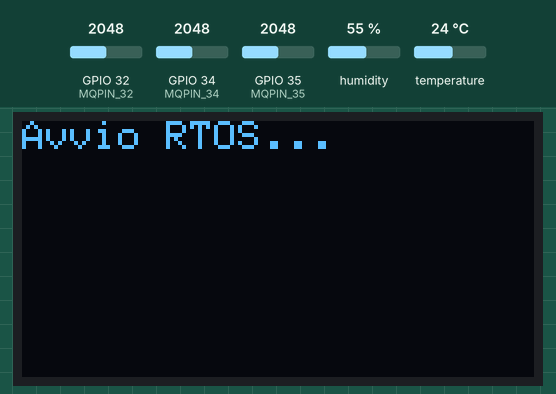
A sketch run on a simulated ESP32. On the bench: 128×64 one-colour display. The inputs (shaded band) are chosen by the test bench; at power-on: GPIO 32 (MQPIN_32) = 2048, GPIO 34 (MQPIN_34) = 2048, GPIO 35 (MQPIN_35) = 2048, humidity 55 %, temperature 24 °C (analog values on the 0–4095 scale). Storage starts empty; what the sketch prints to the serial monitor is not drawn.

Above: at 1.1 s.
At 5.4 s:
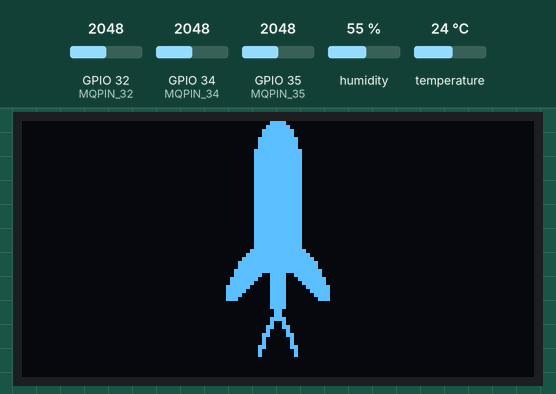
At 9.09 s:
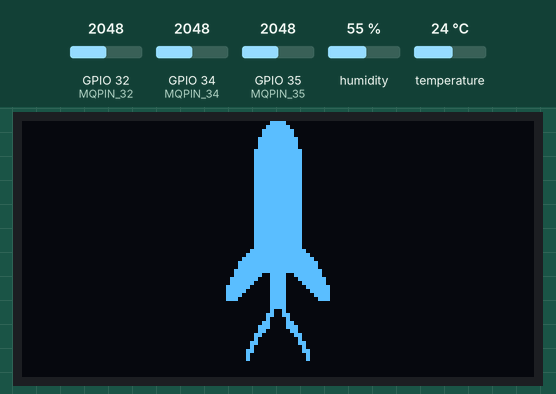
At 17.3 s:
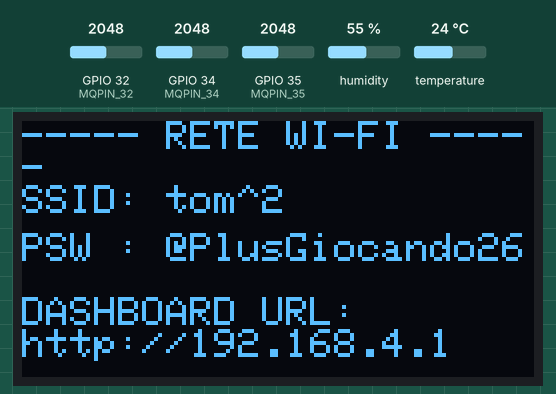

The sketch:

salvataggio_dati.ino
```cpp
#include "FS.h"
#include "SD.h"
#include "SPI.h"
#include "DHT.h"
#include <WiFi.h>
#include <WebServer.h>
#include <Wire.h>
#include <Adafruit_GFX.h>
#include <Adafruit_SSD1306.h>

// --- Configurazione Display OLED GME12864 (I2C) ---
#define SCREEN_WIDTH 128
#define SCREEN_HEIGHT 64
#define OLED_RESET     -1
#define SCREEN_ADDRESS 0x3C
Adafruit_SSD1306 display(SCREEN_WIDTH, SCREEN_HEIGHT, &Wire, OLED_RESET);

// --- Frame Animazione Razzo ---
const unsigned char PROGMEM rocket_frame1[] = {
  0x00, 0x03, 0xc0, 0x00, 0x00, 0x07, 0xe0, 0x00, 0x00, 0x0f, 0xf0, 0x00, 0x00, 0x0f, 0xf0, 0x00,
  0x00, 0x1f, 0xf8, 0x00, 0x00, 0x1f, 0xf8, 0x00, 0x00, 0x1f, 0xf8, 0x00, 0x00, 0x3f, 0xfc, 0x00,
  0x00, 0x3f, 0xfc, 0x00, 0x00, 0x3f, 0xfc, 0x00, 0x00, 0x3f, 0xfc, 0x00, 0x00, 0x3f, 0xfc, 0x00,
  0x00, 0x3f, 0xfc, 0x00, 0x00, 0x3f, 0xfc, 0x00, 0x00, 0x3f, 0xfc, 0x00, 0x00, 0x3f, 0xfc, 0x00,
  0x00, 0x3f, 0xfc, 0x00, 0x00, 0x3f, 0xfc, 0x00, 0x00, 0x3f, 0xfc, 0x00, 0x00, 0x3f, 0xfc, 0x00,
  0x00, 0x3f, 0xfc, 0x00, 0x00, 0x3f, 0xfc, 0x00, 0x00, 0x3f, 0xfc, 0x00, 0x00, 0x3f, 0xfc, 0x00,
  0x00, 0x3f, 0xfc, 0x00, 0x00, 0x3f, 0xfc, 0x00, 0x00, 0x3f, 0xfc, 0x00, 0x00, 0x3f, 0xfc, 0x00,
  0x00, 0x3f, 0xfc, 0x00, 0x00, 0x3f, 0xfc, 0x00, 0x00, 0x3f, 0xfc, 0x00, 0x00, 0x3f, 0xfc, 0x00,
  0x00, 0x7f, 0xfe, 0x00, 0x00, 0xff, 0xff, 0x00, 0x01, 0xff, 0xff, 0x80, 0x03, 0xff, 0xff, 0xc0,
  0x03, 0xff, 0xff, 0xc0, 0x07, 0xff, 0xff, 0xe0, 0x07, 0xf3, 0xcf, 0xe0, 0x0f, 0xe3, 0xc7, 0xf0,
  0x0f, 0xc3, 0xc3, 0xf0, 0x1f, 0x83, 0xc1, 0xf8, 0x1f, 0x03, 0xc0, 0xf8, 0x1e, 0x03, 0xc0, 0x78,
  0x1c, 0x03, 0xc0, 0x38, 0x00, 0x03, 0xc0, 0x00, 0x00, 0x03, 0xc0, 0x00, 0x00, 0x01, 0x80, 0x00,
  0x00, 0x01, 0x80, 0x00, 0x00, 0x03, 0xc0, 0x00, 0x00, 0x02, 0x40, 0x00, 0x00, 0x06, 0x60, 0x00,
  0x00, 0x04, 0x20, 0x00, 0x00, 0x0c, 0x30, 0x00, 0x00, 0x08, 0x10, 0x00, 0x00, 0x08, 0x10, 0x00,
  0x00, 0x18, 0x18, 0x00, 0x00, 0x10, 0x08, 0x00, 0x00, 0x10, 0x08, 0x00, 0x00, 0x00, 0x00, 0x00,
  0x00, 0x00, 0x00, 0x00, 0x00, 0x00, 0x00, 0x00, 0x00, 0x00, 0x00, 0x00, 0x00, 0x00, 0x00, 0x00
};

const unsigned char PROGMEM rocket_frame2[] = {
  0x00, 0x03, 0xc0, 0x00, 0x00, 0x07, 0xe0, 0x00, 0x00, 0x0f, 0xf0, 0x00, 0x00, 0x0f, 0xf0, 0x00,
  0x00, 0x1f, 0xf8, 0x00, 0x00, 0x1f, 0xf8, 0x00, 0x00, 0x1f, 0xf8, 0x00, 0x00, 0x3f, 0xfc, 0x00,
  0x00, 0x3f, 0xfc, 0x00, 0x00, 0x3f, 0xfc, 0x00, 0x00, 0x3f, 0xfc, 0x00, 0x00, 0x3f, 0xfc, 0x00,
  0x00, 0x3f, 0xfc, 0x00, 0x00, 0x3f, 0xfc, 0x00, 0x00, 0x3f, 0xfc, 0x00, 0x00, 0x3f, 0xfc, 0x00,
  0x00, 0x3f, 0xfc, 0x00, 0x00, 0x3f, 0xfc, 0x00, 0x00, 0x3f, 0xfc, 0x00, 0x00, 0x3f, 0xfc, 0x00,
  0x00, 0x3f, 0xfc, 0x00, 0x00, 0x3f, 0xfc, 0x00, 0x00, 0x3f, 0xfc, 0x00, 0x00, 0x3f, 0xfc, 0x00,
  0x00, 0x3f, 0xfc, 0x00, 0x00, 0x3f, 0xfc, 0x00, 0x00, 0x3f, 0xfc, 0x00, 0x00, 0x3f, 0xfc, 0x00,
  0x00, 0x3f, 0xfc, 0x00, 0x00, 0x3f, 0xfc, 0x00, 0x00, 0x3f, 0xfc, 0x00, 0x00, 0x3f, 0xfc, 0x00,
  0x00, 0x7f, 0xfe, 0x00, 0x00, 0xff, 0xff, 0x00, 0x01, 0xff, 0xff, 0x80, 0x03, 0xff, 0xff, 0xc0,
  0x03, 0xff, 0xff, 0xc0, 0x07, 0xff, 0xff, 0xe0, 0x07, 0xf3, 0xcf, 0xe0, 0x0f, 0xe3, 0xc7, 0xf0,
  0x0f, 0xc3, 0xc3, 0xf0, 0x1f, 0x83, 0xc1, 0xf8, 0x1f, 0x03, 0xc0, 0xf8, 0x1e, 0x03, 0xc0, 0x78,
  0x1c, 0x03, 0xc0, 0x38, 0x00, 0x03, 0xc0, 0x00, 0x00, 0x03, 0xc0, 0x00, 0x00, 0x02, 0x40, 0x00,
  0x00, 0x06, 0x60, 0x00, 0x00, 0x04, 0x20, 0x00, 0x00, 0x0c, 0x30, 0x00, 0x00, 0x1c, 0x38, 0x00,
  0x00, 0x18, 0x18, 0x00, 0x00, 0x30, 0x0c, 0x00, 0x00, 0x20, 0x04, 0x00, 0x00, 0x60, 0x06, 0x00,
  0x00, 0x40, 0x02, 0x00, 0x00, 0xc0, 0x03, 0x00, 0x00, 0x80, 0x01, 0x00, 0x00, 0x80, 0x01, 0x00,
  0x00, 0x00, 0x00, 0x00, 0x00, 0x00, 0x00, 0x00, 0x00, 0x00, 0x00, 0x00, 0x00, 0x00, 0x00, 0x00
};

// --- Configurazione Hardware ---
const char* ssid = "tom^2";
const char* password = "@PlusGiocando26";
String ipString = "0.0.0.0";

const int PIN_SD_CS   = 5;
#define DHTPIN 27
#define DHTTYPE DHT11
#define MQPIN_34 34
#define MQPIN_32 32
#define MQPIN_35 35

DHT dht(DHTPIN, DHTTYPE);
WebServer server(80);
const String path = "/speriamo_che_funziona.json";

// --- IL VIGILE URBANO: Il Mutex per proteggere la SD Card ---
SemaphoreHandle_t sdMutex;


// =====================================================================
// TASK 1: Gestione Schermo OLED (CORE 0)
// Questo task gira all'infinito e si occupa SOLO di disegnare a schermo
// =====================================================================
void TaskDisplay(void *pvParameters) {
  bool mostraRazzo = false;
  bool flagFrame = false;
  unsigned long tempoUltimoCambioPagina = millis();

  for (;;) {
    unsigned long tempoAttuale = millis();

    // Cambio pagina ogni 4 secondi
    if (tempoAttuale - tempoUltimoCambioPagina >= 4000) {
      mostraRazzo = !mostraRazzo;
      tempoUltimoCambioPagina = tempoAttuale;
      display.clearDisplay();

      if (!mostraRazzo) {
        display.setTextSize(1);
        display.setTextColor(SSD1306_WHITE);
        display.setCursor(0, 0);   display.println("----- RETE WI-FI -----");
        display.setCursor(0, 16);  display.print("SSID: "); display.println(ssid);
        display.setCursor(0, 28);  display.print("PSW : "); display.println(password);
        display.setCursor(0, 44);  display.println("DASHBOARD URL:");
        display.print("http://");  display.println(ipString);
        display.display();
      }
    }

    // Animazione Razzo (Aggiorna solo se siamo sulla pagina del razzo)
    if (mostraRazzo) {
      flagFrame = !flagFrame;
      display.clearDisplay();
      if (flagFrame) {
        display.drawBitmap(48, 0, rocket_frame2, 32, 64, SSD1306_WHITE);
      } else {
        display.drawBitmap(48, 0, rocket_frame1, 32, 64, SSD1306_WHITE);
      }
      display.display();
      vTaskDelay(pdMS_TO_TICKS(150)); // Attende 150ms per il frame successivo
    } else {
      vTaskDelay(pdMS_TO_TICKS(100)); // Attesa passiva mentre mostra il testo
    }
  }
}

// =====================================================================
// TASK 2: Gestione Web Server (CORE 0)
// Risponde in tempo reale alle richieste HTTP del telefono
// =====================================================================
void TaskWebServer(void *pvParameters) {
  for (;;) {
    server.handleClient();
    vTaskDelay(pdMS_TO_TICKS(10)); // Fondamentale per far "respirare" il Core 0
  }
}

// =====================================================================
// TASK 3: Lettura Sensori e Scrittura SD (CORE 1)
// Questo è il "Magazziniere". Lavora isolato dagli altri processi.
// =====================================================================
void TaskSensoriSD(void *pvParameters) {
  for (;;) {
    vTaskDelay(pdMS_TO_TICKS(2000)); // Attende 2 secondi tra una lettura e l'altra

    float humidity = dht.readHumidity();
    float temperature = dht.readTemperature();
    int valMQ34 = analogRead(MQPIN_34);
    int valMQ32 = analogRead(MQPIN_32);
    int valMQ35 = analogRead(MQPIN_35);

    if (isnan(humidity) || isnan(temperature)) {
      Serial.println("[Sensori] Attesa DHT11...");
      continue; // Salta il ciclo e riprova
    }

    String jsonPayload = "{\n  \"board\": \"ESP32\",\n  \"sensor_DHT11\": {\n    \"temperature_C\": " + String(temperature, 1) + ",\n    \"humidity_%\": " + String(humidity, 1) + "\n  },\n  \"sensor_MQ135\": {\n    \"MQ_Pin34\": " + String(valMQ34) + ",\n    \"MQ_Pin32\": " + String(valMQ32) + ",\n    \"MQ_Pin35\": " + String(valMQ35) + "\n  }\n},";

    // CHIEDE IL PERMESSO AL SEMAFORO HARDWARE (Aspetta massimo 1,5 secondi)
    if (xSemaphoreTake(sdMutex, pdMS_TO_TICKS(1500)) == pdTRUE) {
      Serial.println("[SD Task] Salvo i dati...");
      File file = SD.open(path, FILE_APPEND);

      if (file) {
        file.println(jsonPayload);
        file.flush();
        file.close();
        Serial.println("[SD Task] -> Dati salvati con successo.");
      } else {
        Serial.println("[SD Task] -> ERRORE CRITICO FATFS. Attivo defibrillatore...");
        SD.end();
        vTaskDelay(pdMS_TO_TICKS(200));
        SD.begin(PIN_SD_CS);
      }

      xSemaphoreGive(sdMutex); // RILASCIA IL SEMAFORO FONDAMENTALE
    } else {
      Serial.println("[SD Task] SD bloccata dal WebServer. Salto salvataggio per non creare conflitti.");
    }
  }
}

// =====================================================================
// SETUP: Inizializza tutto e lancia i Task sui vari Core
// =====================================================================
void setup() {
  Serial.begin(115200);
  delay(1000);
  Serial.println("\n--- Avvio sistema ESP32 FreeRTOS ---");

  // Creazione del Mutex
  sdMutex = xSemaphoreCreateMutex();

  // Inizializzazione Display
  if(!display.begin(SSD1306_SWITCHCAPVCC, SCREEN_ADDRESS)) {
    Serial.println("Errore CRITICO: Schermo fallito!");
  } else {
    display.clearDisplay();
    display.setTextSize(1);
    display.setTextColor(SSD1306_WHITE);
    display.setCursor(0,0); display.println("Avvio RTOS...");
    display.display();
  }

  // Rete Wi-Fi
  WiFi.softAP(ssid, password);
  ipString = WiFi.softAPIP().toString();
  Serial.print("Indirizzo IP: "); Serial.println(ipString);

  // Sensori
  analogReadResolution(12);
  dht.begin();

  // SD Card
  SPI.begin(18, 19, 23, 5); // SCK, MISO, MOSI, CS

  // Passiamo esplicitamente l'oggetto SPI e abbassiamo la frequenza a 4 MHz per stabilità
  if (!SD.begin(PIN_SD_CS, SPI, 4000000)) {
    Serial.println("Errore CRITICO: Montaggio SD fallito!");

    // Mostra l'errore anche sullo schermo OLED per comodità
    if(display.getCursorY() >= 0) {
      display.clearDisplay();
      display.setCursor(0,0);
      display.println("SD: ERRORE!");
      display.display();
    }
  } else {
    Serial.println("Scheda SD inizializzata con successo.");
    if (!SD.exists(path)) {
      File f = SD.open(path, FILE_WRITE);
      if (f) {
        f.println("// Inizio registrazione dati");
        f.close();
      }
    }
  }

  // Rotte Web Server (Protetto dal Mutex)
  server.on("/", HTTP_GET, []() {
    if (xSemaphoreTake(sdMutex, pdMS_TO_TICKS(1500)) == pdTRUE) {
      if (SD.exists("/index.html")) {
        File file = SD.open("/index.html", "r");
        server.streamFile(file, "text/html");
        file.close();
      } else {
        server.send(404, "text/plain", "ERRORE: index.html non trovato sulla SD!");
      }
      xSemaphoreGive(sdMutex);
    } else {
      server.send(503, "text/plain", "SD occupata (Lettura index), riprova.");
    }
  });

  server.on("/speriamo_che_funziona.json", HTTP_GET, []() {
    if (xSemaphoreTake(sdMutex, pdMS_TO_TICKS(1500)) == pdTRUE) {
      if (SD.exists(path)) {
        File file = SD.open(path, "r");
        server.streamFile(file, "application/json");
        file.close();
      } else {
        server.send(404, "text/plain", "ERRORE: JSON non trovato!");
      }
      xSemaphoreGive(sdMutex);
    } else {
      server.send(503, "text/plain", "SD occupata (Scrittura sensori in corso), riprova tra 1 sec.");
    }
  });

  server.begin();
  Serial.println("Server Web avviato.");

  // Lancia i Task di FreeRTOS assegnandoli ai Core specifici
  xTaskCreatePinnedToCore(TaskDisplay,   "DisplayTask", 4096, NULL, 1, NULL, 0); // Core 0
  xTaskCreatePinnedToCore(TaskWebServer, "WebTask",     4096, NULL, 1, NULL, 0); // Core 0
  xTaskCreatePinnedToCore(TaskSensoriSD, "SensorTask",  4096, NULL, 1, NULL, 1); // Core 1

  Serial.println("Task Multi-Core assegnati con successo. Sistema Operativo attivo.");
}

// =====================================================================
// LOOP: Vuoto. Tutto il lavoro è gestito da FreeRTOS in background.
// =====================================================================
void loop() {
  vTaskDelete(NULL); // Uccide questo loop inutile per liberare RAM. I Task continueranno a girare per sempre.
}
```

Measured:
- by itself, everything shown: repeats every 16.2 s, in 48 steps
- what the display in image 0 shows lasts 4.0 s, from 1.1 s to 5.1 s
- what the display in image 3 shows lasts 4.1 s, from 17.2 s to 21.3 s
